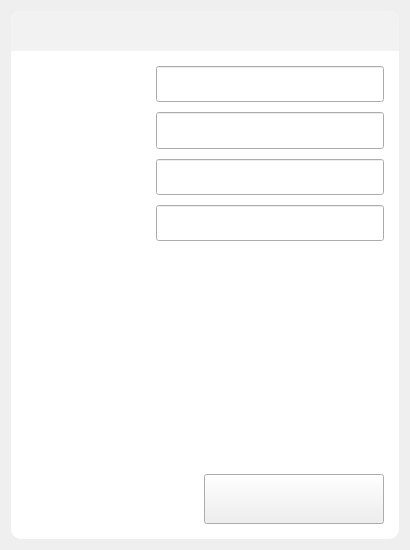
<?xml version="1.0" encoding="UTF-8"?>
<ui version="4.0">
 <class>TemplateLibBasicInformation</class>
 <widget class="QWidget" name="TemplateLibBasicInformation">
  <property name="geometry">
   <rect>
    <x>0</x>
    <y>0</y>
    <width>410</width>
    <height>550</height>
   </rect>
  </property>
  <property name="windowTitle">
   <string>Form</string>
  </property>
  <layout class="QGridLayout" name="gridLayout">
   <item row="0" column="0">
    <widget class="QFrame" name="frame_Dialog">
     <property name="styleSheet">
      <string notr="true">QFrame{
background-color:#FFFFFF;
	border-radius:10px;
}</string>
     </property>
     <property name="frameShape">
      <enum>QFrame::StyledPanel</enum>
     </property>
     <property name="frameShadow">
      <enum>QFrame::Raised</enum>
     </property>
     <layout class="QVBoxLayout" name="verticalLayout">
      <property name="spacing">
       <number>0</number>
      </property>
      <property name="leftMargin">
       <number>0</number>
      </property>
      <property name="topMargin">
       <number>0</number>
      </property>
      <property name="rightMargin">
       <number>0</number>
      </property>
      <property name="bottomMargin">
       <number>0</number>
      </property>
      <item>
       <widget class="QFrame" name="frame">
        <property name="minimumSize">
         <size>
          <width>0</width>
          <height>40</height>
         </size>
        </property>
        <property name="maximumSize">
         <size>
          <width>16777215</width>
          <height>45</height>
         </size>
        </property>
        <property name="styleSheet">
         <string notr="true">QFrame{
	border-top-left-radius:10px;
	border-top-right-radius:10px;
	border-bottom-left-radius:0px;
	border-bottom-right-radius:0px;
	background-color:#F2F2F2;
}</string>
        </property>
        <property name="frameShape">
         <enum>QFrame::StyledPanel</enum>
        </property>
        <property name="frameShadow">
         <enum>QFrame::Raised</enum>
        </property>
        <layout class="QHBoxLayout" name="horizontalLayout">
         <property name="spacing">
          <number>15</number>
         </property>
         <property name="leftMargin">
          <number>15</number>
         </property>
         <property name="topMargin">
          <number>10</number>
         </property>
         <property name="rightMargin">
          <number>15</number>
         </property>
         <property name="bottomMargin">
          <number>10</number>
         </property>
         <item>
          <widget class="QLabel" name="lbl_Decorate">
           <property name="minimumSize">
            <size>
             <width>5</width>
             <height>0</height>
            </size>
           </property>
           <property name="maximumSize">
            <size>
             <width>5</width>
             <height>16777215</height>
            </size>
           </property>
           <property name="text">
            <string/>
           </property>
          </widget>
         </item>
         <item>
          <widget class="QLabel" name="lbl_Title">
           <property name="font">
            <font>
             <family>HarmonyOS Sans</family>
             <pointsize>14</pointsize>
            </font>
           </property>
           <property name="text">
            <string/>
           </property>
          </widget>
         </item>
        </layout>
       </widget>
      </item>
      <item>
       <widget class="QWidget" name="widget" native="true">
        <property name="minimumSize">
         <size>
          <width>0</width>
          <height>200</height>
         </size>
        </property>
        <layout class="QGridLayout" name="gridLayout_2">
         <property name="leftMargin">
          <number>15</number>
         </property>
         <property name="topMargin">
          <number>15</number>
         </property>
         <property name="rightMargin">
          <number>15</number>
         </property>
         <property name="bottomMargin">
          <number>10</number>
         </property>
         <property name="spacing">
          <number>10</number>
         </property>
         <item row="1" column="0">
          <widget class="QLabel" name="lbl_CreateTime">
           <property name="sizePolicy">
            <sizepolicy hsizetype="Preferred" vsizetype="Preferred">
             <horstretch>0</horstretch>
             <verstretch>0</verstretch>
            </sizepolicy>
           </property>
           <property name="minimumSize">
            <size>
             <width>120</width>
             <height>0</height>
            </size>
           </property>
           <property name="maximumSize">
            <size>
             <width>120</width>
             <height>16777215</height>
            </size>
           </property>
           <property name="font">
            <font>
             <family>HarmonyOS Sans</family>
             <pointsize>12</pointsize>
            </font>
           </property>
           <property name="text">
            <string/>
           </property>
           <property name="alignment">
            <set>Qt::AlignCenter</set>
           </property>
          </widget>
         </item>
         <item row="3" column="0">
          <widget class="QLabel" name="lbl_ModifiedTime">
           <property name="sizePolicy">
            <sizepolicy hsizetype="Preferred" vsizetype="Preferred">
             <horstretch>0</horstretch>
             <verstretch>0</verstretch>
            </sizepolicy>
           </property>
           <property name="minimumSize">
            <size>
             <width>120</width>
             <height>0</height>
            </size>
           </property>
           <property name="maximumSize">
            <size>
             <width>120</width>
             <height>16777215</height>
            </size>
           </property>
           <property name="font">
            <font>
             <family>HarmonyOS Sans</family>
             <pointsize>12</pointsize>
            </font>
           </property>
           <property name="text">
            <string/>
           </property>
           <property name="alignment">
            <set>Qt::AlignCenter</set>
           </property>
          </widget>
         </item>
         <item row="0" column="0">
          <widget class="QLabel" name="lbl_Creator">
           <property name="sizePolicy">
            <sizepolicy hsizetype="Preferred" vsizetype="Preferred">
             <horstretch>0</horstretch>
             <verstretch>0</verstretch>
            </sizepolicy>
           </property>
           <property name="minimumSize">
            <size>
             <width>120</width>
             <height>0</height>
            </size>
           </property>
           <property name="maximumSize">
            <size>
             <width>120</width>
             <height>16777215</height>
            </size>
           </property>
           <property name="font">
            <font>
             <family>HarmonyOS Sans</family>
             <pointsize>12</pointsize>
            </font>
           </property>
           <property name="text">
            <string/>
           </property>
           <property name="alignment">
            <set>Qt::AlignCenter</set>
           </property>
          </widget>
         </item>
         <item row="2" column="0">
          <widget class="QLabel" name="lbl_Modifier">
           <property name="sizePolicy">
            <sizepolicy hsizetype="Preferred" vsizetype="Preferred">
             <horstretch>0</horstretch>
             <verstretch>0</verstretch>
            </sizepolicy>
           </property>
           <property name="minimumSize">
            <size>
             <width>120</width>
             <height>0</height>
            </size>
           </property>
           <property name="maximumSize">
            <size>
             <width>120</width>
             <height>16777215</height>
            </size>
           </property>
           <property name="font">
            <font>
             <family>HarmonyOS Sans</family>
             <pointsize>12</pointsize>
            </font>
           </property>
           <property name="text">
            <string/>
           </property>
           <property name="alignment">
            <set>Qt::AlignCenter</set>
           </property>
          </widget>
         </item>
         <item row="0" column="1">
          <widget class="QLineEdit" name="led_Creator">
           <property name="sizePolicy">
            <sizepolicy hsizetype="Expanding" vsizetype="Preferred">
             <horstretch>0</horstretch>
             <verstretch>0</verstretch>
            </sizepolicy>
           </property>
           <property name="font">
            <font>
             <family>HarmonyOS Sans</family>
             <pointsize>12</pointsize>
            </font>
           </property>
           <property name="alignment">
            <set>Qt::AlignCenter</set>
           </property>
          </widget>
         </item>
         <item row="3" column="1">
          <widget class="QLineEdit" name="led_ModifiedTime">
           <property name="sizePolicy">
            <sizepolicy hsizetype="Expanding" vsizetype="Preferred">
             <horstretch>0</horstretch>
             <verstretch>0</verstretch>
            </sizepolicy>
           </property>
           <property name="font">
            <font>
             <family>HarmonyOS Sans</family>
             <pointsize>12</pointsize>
            </font>
           </property>
           <property name="alignment">
            <set>Qt::AlignCenter</set>
           </property>
          </widget>
         </item>
         <item row="2" column="1">
          <widget class="QLineEdit" name="led_Modifier">
           <property name="sizePolicy">
            <sizepolicy hsizetype="Expanding" vsizetype="Preferred">
             <horstretch>0</horstretch>
             <verstretch>0</verstretch>
            </sizepolicy>
           </property>
           <property name="font">
            <font>
             <family>HarmonyOS Sans</family>
             <pointsize>12</pointsize>
            </font>
           </property>
           <property name="alignment">
            <set>Qt::AlignCenter</set>
           </property>
          </widget>
         </item>
         <item row="1" column="1">
          <widget class="QLineEdit" name="led_CreateTime">
           <property name="sizePolicy">
            <sizepolicy hsizetype="Expanding" vsizetype="Preferred">
             <horstretch>0</horstretch>
             <verstretch>0</verstretch>
            </sizepolicy>
           </property>
           <property name="font">
            <font>
             <family>HarmonyOS Sans</family>
             <pointsize>12</pointsize>
            </font>
           </property>
           <property name="alignment">
            <set>Qt::AlignCenter</set>
           </property>
          </widget>
         </item>
        </layout>
       </widget>
      </item>
      <item>
       <widget class="QWidget" name="widget_2" native="true">
        <property name="sizePolicy">
         <sizepolicy hsizetype="Preferred" vsizetype="Expanding">
          <horstretch>0</horstretch>
          <verstretch>0</verstretch>
         </sizepolicy>
        </property>
        <layout class="QGridLayout" name="gridLayout_3">
         <property name="leftMargin">
          <number>15</number>
         </property>
         <property name="topMargin">
          <number>5</number>
         </property>
         <property name="rightMargin">
          <number>15</number>
         </property>
         <property name="bottomMargin">
          <number>15</number>
         </property>
         <property name="spacing">
          <number>10</number>
         </property>
         <item row="0" column="0">
          <widget class="QLabel" name="lbl_Description">
           <property name="sizePolicy">
            <sizepolicy hsizetype="Preferred" vsizetype="Preferred">
             <horstretch>0</horstretch>
             <verstretch>0</verstretch>
            </sizepolicy>
           </property>
           <property name="minimumSize">
            <size>
             <width>120</width>
             <height>33</height>
            </size>
           </property>
           <property name="maximumSize">
            <size>
             <width>120</width>
             <height>16777215</height>
            </size>
           </property>
           <property name="font">
            <font>
             <family>HarmonyOS Sans</family>
             <pointsize>12</pointsize>
            </font>
           </property>
           <property name="text">
            <string/>
           </property>
           <property name="alignment">
            <set>Qt::AlignCenter</set>
           </property>
          </widget>
         </item>
         <item row="0" column="1" rowspan="2">
          <widget class="QTextEdit" name="ted_Description">
           <property name="font">
            <font>
             <family>HarmonyOS Sans</family>
             <pointsize>12</pointsize>
            </font>
           </property>
          </widget>
         </item>
         <item row="1" column="0">
          <spacer name="verticalSpacer">
           <property name="orientation">
            <enum>Qt::Vertical</enum>
           </property>
           <property name="sizeHint" stdset="0">
            <size>
             <width>20</width>
             <height>109</height>
            </size>
           </property>
          </spacer>
         </item>
        </layout>
       </widget>
      </item>
      <item>
       <layout class="QHBoxLayout" name="horizontalLayout_2">
        <property name="spacing">
         <number>10</number>
        </property>
        <property name="leftMargin">
         <number>15</number>
        </property>
        <property name="topMargin">
         <number>15</number>
        </property>
        <property name="rightMargin">
         <number>15</number>
        </property>
        <property name="bottomMargin">
         <number>15</number>
        </property>
        <item>
         <spacer name="horizontalSpacer">
          <property name="orientation">
           <enum>Qt::Horizontal</enum>
          </property>
          <property name="sizeHint" stdset="0">
           <size>
            <width>40</width>
            <height>20</height>
           </size>
          </property>
         </spacer>
        </item>
        <item>
         <widget class="IconButton" name="btn_Confirm">
          <property name="enabled">
           <bool>true</bool>
          </property>
          <property name="minimumSize">
           <size>
            <width>180</width>
            <height>50</height>
           </size>
          </property>
          <property name="maximumSize">
           <size>
            <width>180</width>
            <height>50</height>
           </size>
          </property>
          <property name="font">
           <font>
            <family>HarmonyOS Sans</family>
            <pointsize>14</pointsize>
           </font>
          </property>
          <property name="layoutDirection">
           <enum>Qt::RightToLeft</enum>
          </property>
          <property name="text">
           <string/>
          </property>
         </widget>
        </item>
       </layout>
      </item>
     </layout>
    </widget>
   </item>
  </layout>
 </widget>
 <customwidgets>
  <customwidget>
   <class>IconButton</class>
   <extends>QPushButton</extends>
   <header>CustomerWidget/Button/iconbutton.h</header>
  </customwidget>
 </customwidgets>
 <resources/>
 <connections/>
</ui>
